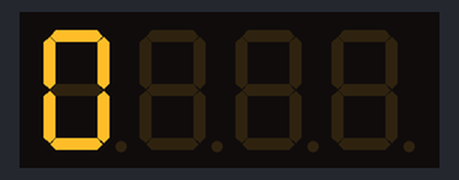
This sketch was run on a simulated Arduino Uno, built with avr-gcc and run on an emulated ATmega328P. On the bench: 4-digit seven-segment display.

Above: at 0.1 s.
At 31.3 s:
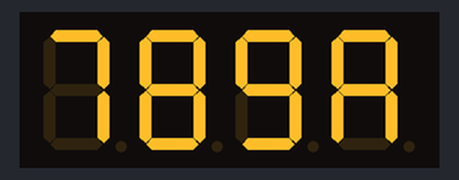
At 34.3 s:
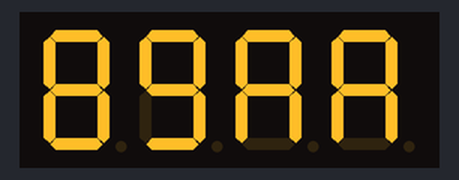
At 36.3 s:
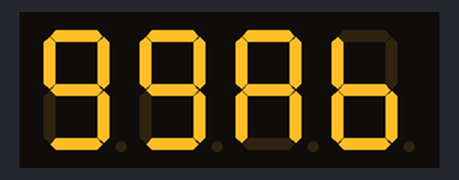
At 37.3 s:
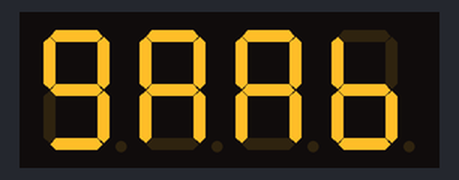
At 38.3 s:
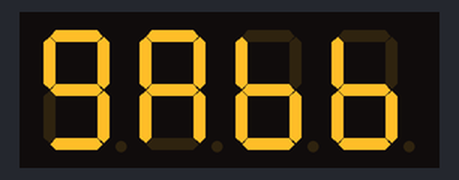

The sketch:

_7seg_4_dig.ino
```cpp
#include <TimerOne.h>
#include "TM1637.h"


#define CLK 8//pins definitions for TM1637 and can be changed to other ports
#define DIO 9
TM1637 tm1637(CLK,DIO);

void setup() {
  // put your setup code here, to run once:
tm1637.set();
  tm1637.init();

}

void loop() {
  // put your main code here, to run repeatedly:
int8_t NumTab[] = {0,1,2,3,4,5,6,7,8,9,10,11,12,13,14,15};//0~9,A,b,C,d,E,F
for(unsigned int i=0; i<= sizeof(NumTab);i++)
{tm1637.display (0,NumTab[i]);
delay(1000);
tm1637.display (1,NumTab[i+1]);
delay(1000);
tm1637.display (2,NumTab[i+2]);
delay(1000);
tm1637.display (3,NumTab[i+3]);
delay(1000);
if(i == sizeof(NumTab)) i = 0;
}}
```

Measured:
- what the display in image 1 shows lasts 1.0 s, from 31.2 s to 32.2 s
